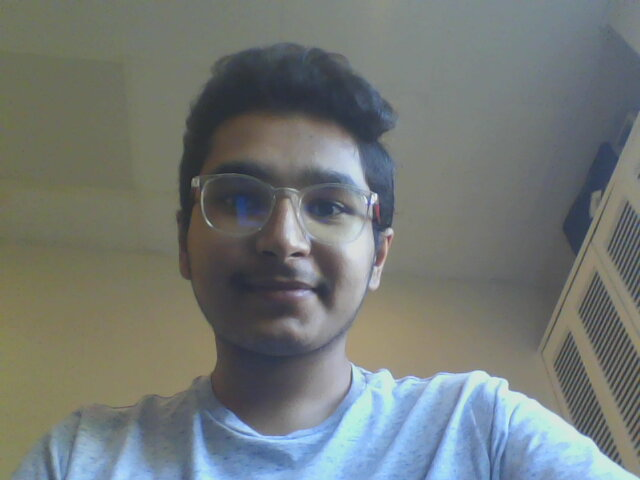
//> input picture ASSIGNMENTS/0/selfie.jpg, 640 x 480 px
$ ./BINARISE   (built with g++ and OpenCV 4)
//> lines starting //> are read from the running program, lines starting //| are printed output that depends on the picture; after the words box and inside, x2 and y2 are one past the last pixel; in counts of white or black regions, pixels touching at a corner belong together
#include <opencv2/opencv.hpp>
#include <iostream>

using namespace std;
using namespace cv;
int main()
{
    Mat Selfie = imread("selfie.jpg", IMREAD_GRAYSCALE);
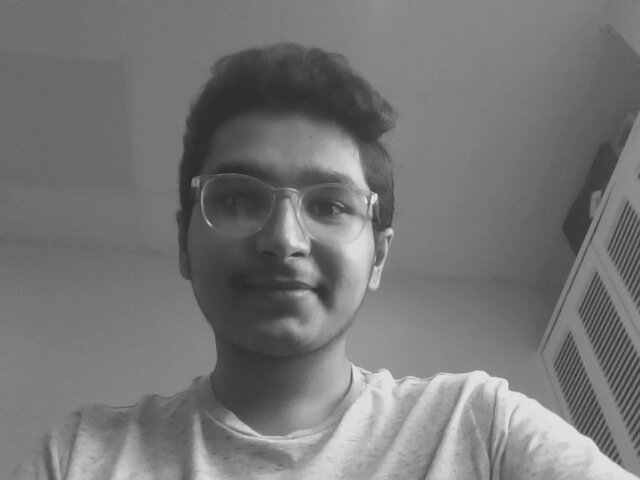
//> Selfie: 480 rows x 640 cols, CV_8UC1; min 36, max 236, mean 118.3
    Mat output;
    vector <int> A;
    if(Selfie.empty())
    {
        cout << "No Image Found"<<endl;
        return 1;
    }
    for(int i=0;i<Selfie.rows;++i)
        for(int j=0;j<Selfie.cols;++j)
        {
            A.push_back(Selfie.at<uchar>(i,j)); //Mat.at<data_Type>(row_num, col_num)
        }
//> after the loop, A = 307200 items
    sort(A.begin(), A.end());
    int N=A.size();
//> N = 307200
    int countw=0,countb=0;
    int T=A[N/2];
//> T = 118
    threshold(Selfie,output, T, 255, THRESH_BINARY);
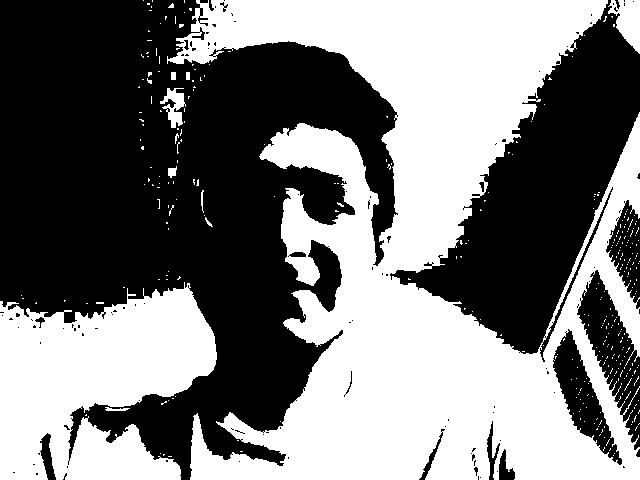
//> output: 480 rows x 640 cols, CV_8UC1; 48% white; 341 white regions (330 under 20 px), largest, box (x1, y1, x2, y2) and area: (167, 0, 640, 480) 115379, (0, 282, 217, 480) 29293, (608, 0, 640, 54) 1030
    for(int i=0;i<output.rows;++i)
        for (int j=0;j<output.cols;++j)
        {
            if(output.at<uchar>(i,j)==0)
                countb++;
            else
                countw++;
        }
//> this loop made 480 passes
//> (countb, countw) on passes 1 to 3: (211, 429), (422, 858), (634, 1286)
//> after the loop, countb = 159718; countw = 147482
    float per=float(countb/float((countb+countw)));
//> per = 0.52
    cout<<"\n No of 1's (White Pixel) = "<<countw<<" \n Percentage of 1's = "<< per*100;
//|  No of 1's (White Pixel) = 147482
//|  Percentage of 1's = 51.9915
    cout<<"\n No of 0's (Black Pixel) = "<<countb<<" \n Percentage of 0's = "<< 100-per*100;
//|  No of 0's (Black Pixel) = 159718
//|  Percentage of 0's = 48.0085
    cout<<"\nEnd ";
    namedWindow("Display",WINDOW_AUTOSIZE);
    imshow("Display", output);
    waitKey(0);
    destroyWindow("Display");
    return 0;
}
